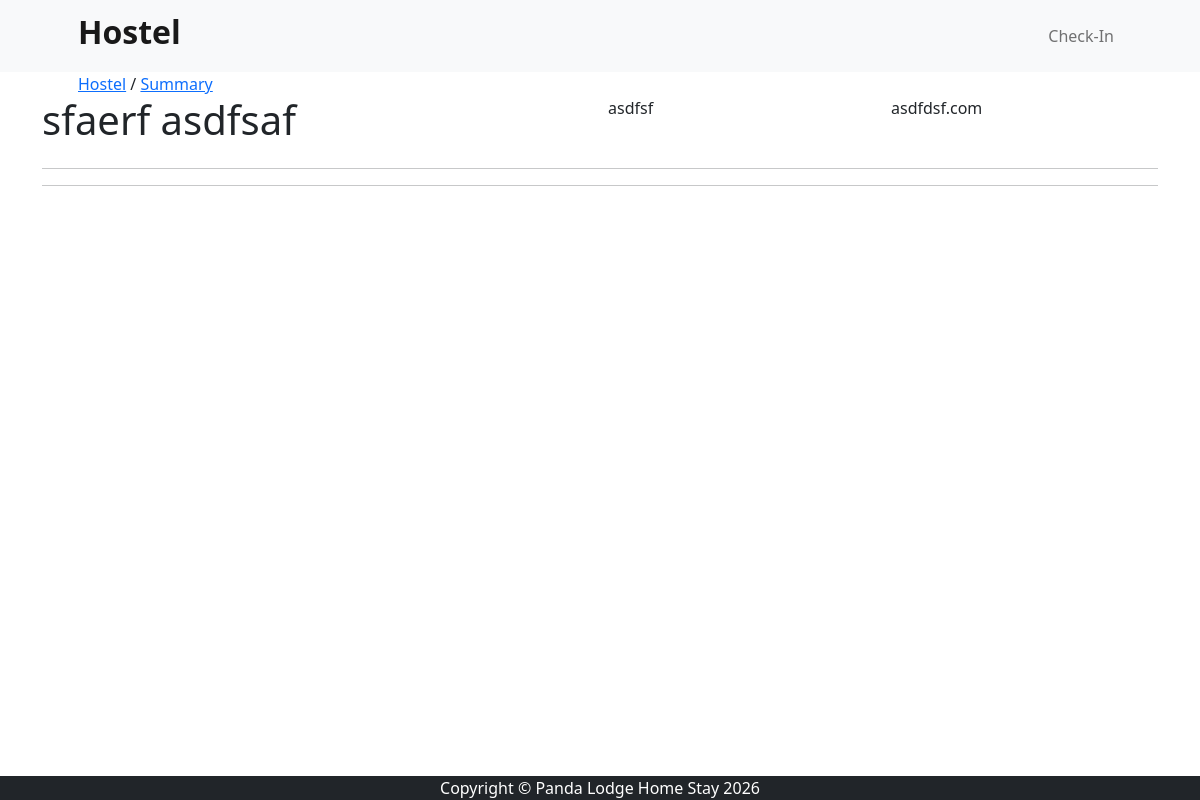
The page /hostel/summary/ (signed in) on the database as committed earlier.
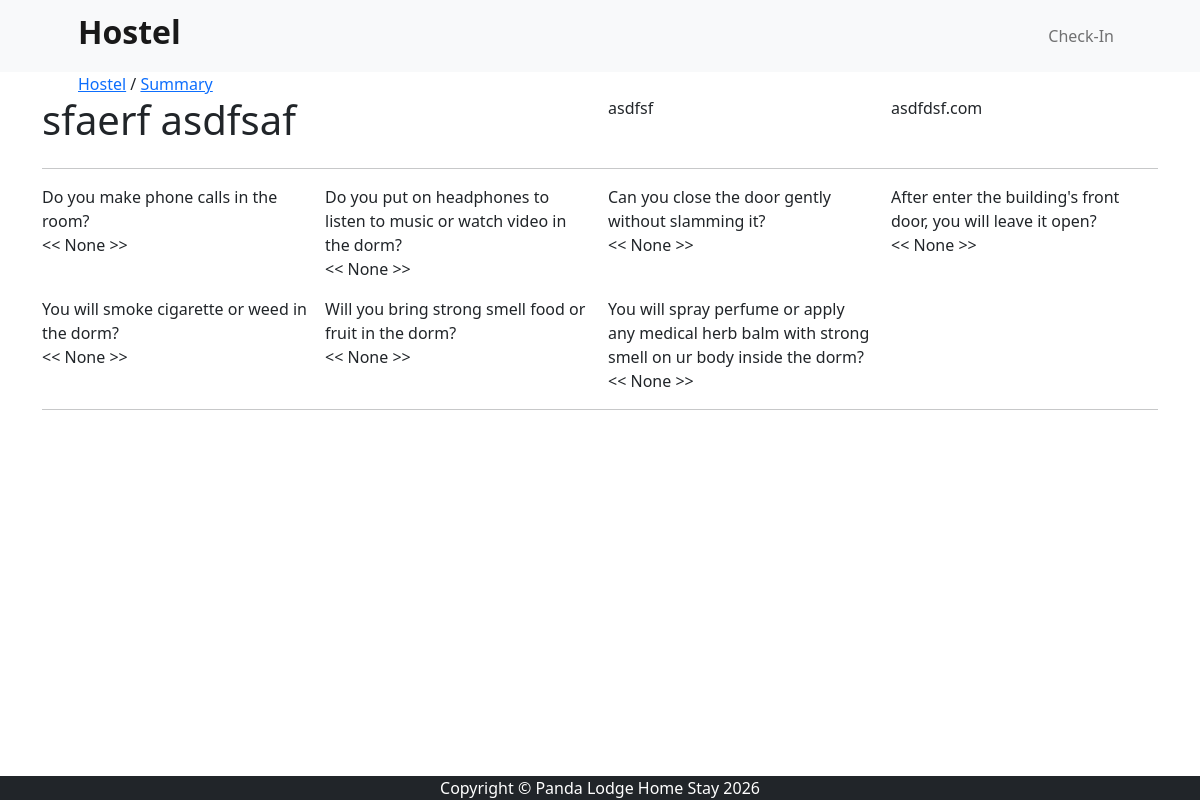
The same page on the database as committed later.
### hostel/models.py (models this page shows, shortened)
class Guest(models.Model):
    date_modified = models.DateTimeField(auto_now=True)
    givenname = models.CharField(max_length=30, blank=True)
    surname = models.CharField(max_length=30, blank=True)
    country = models.CharField(max_length=30, blank=True)
    platform = models.CharField(max_length=30, blank=True)
    passport = CloudinaryField('image', blank=False, null=False)
    terms_answers = models.JSONField(default=dict, blank=True)

class Term(models.Model):
    ANSWER_CHOICES = [
        ('yes', 'Yes'),
        ('no', 'No'),
    ]
    question = models.CharField(max_length=255)
    correct_answer = models.CharField(max_length=10, choices=ANSWER_CHOICES)
    warning_message = models.TextField(blank=True)

### hostel/views.py (the view)
# urls.py: path('summary/', views.summary, name='summary'),
def summary(request):
    guest_id = request.session.get('guest_id')
    if not guest_id:
        return redirect('checkin')
    guest = Guest.objects.get(id=guest_id)
    answers = request.session.get('answers', {})
    guest.terms_answers = answers
    guest.save()
    terms = Term.objects.all()
    return render(request, 'hostel/summary.html', {
        'guest': guest,
        'answers': answers,
        'terms': terms
    })

### cart/context_processors.py (called while the page is built)
def cart(request):
    return {'cart': Cart(request)}

### hostel/h_context_processors.py (called while the page is built)
def h_breadcrumbs(request):
    path = request.path
    parts = path.strip('/').split('/')
    h_breadcrumbs = []
    url = ''
    for part in parts:
        url += f'/{part}'
        h_breadcrumbs.append({'name': part.replace('_', ' ').capitalize(), 'url': url})
    return {'h_breadcrumbs': h_breadcrumbs}

### hostel/templatetags/custom_tags.py (called while the page is built)
@register.filter
def get_item(dictionary, key):
    return dictionary.get(str(key))

### store/context_processors.py (called while the page is built)
def base_breadcrumbs(request):
    path = request.path
    parts = path.strip('/').split('/')
    breadcrumbs = []
    url = ''
    for part in parts:
        url += f'/{part}'
        breadcrumbs.append({'name': part.replace('_', ' ').capitalize(), 'url': url})
    return {'breadcrumbs': breadcrumbs}

### hostel/templates/hostel/summary.html (shortened to what this page needs)
{% extends 'hostel/h_base.html' %}
{% block content %}
{% load custom_tags %}
<div class="container">
  <div class="row g-3">
    <div class="col-6"><h1>{{ guest.givenname }} {{ guest.surname }}</h1></div>
    <div class="col-3">{{ guest.country }}</div>
    <div class="col-3">{{ guest.platform }}.com</div>
  </div>
  <hr>
  <div class="row g-3">
    {% for term in terms %}
    <div class="col-3">
    {{ term.question }} <br>
    << {{ answers|get_item:term.id|stringformat:"s" }} >>
    </div>
    {% endfor %}
  </div>
  <hr>
  <div class="row g-3">
    <div class="col-12">
    </div>
  </div>
</div>
{% endblock %}

### hostel/templates/hostel/h_base.html (shortened to what this page needs)
{% load static %}
<!DOCTYPE html>
<html lang="en">
    <head>
        <link href="https://cdn.jsdelivr.net/npm/bootstrap-icons@1.5.0/font/bootstrap-icons.css" rel="stylesheet" />
        <link href="{% static 'css/styles.css' %}" rel="stylesheet" />
        <link href="{% static 'css/styles_customized.css' %}" rel="stylesheet" />
    </head>
    <body>
        <div class="page-wrapper">
        {% include 'hostel/h_navbar.html' %}
        {% include 'hostel/h_header.html' %}
        {% block content %}
        {% endblock %}
        </div>
        <footer class="py-0 bg-dark">
            <div class="footer"><p class="m-0 text-center text-white">Copyright &copy; Panda Lodge Home Stay 2026</p></div>
        </footer>
    </body>
</html>

### hostel/templates/hostel/h_navbar.html (shortened to what this page needs)
<nav class="navbar navbar-expand-lg navbar-light bg-light">
    <div class="container px-4 px-lg-5">
        <a class="navbar-brand" href="{% url 'checkin' %}"><h2 style="font-weight:bold;">Hostel</h2></a>
        <div class="" id="">
            <ul class="navbar-nav me-auto mb-2 mb-lg-0 ms-lg-4">
                <li class="nav-item">
                    <a class="nav-link {% if request.path == '/checkin/' %}active{% endif %}" href="{% url 'checkin' %}">
                        Check-In
                    </a>
                </li>
            </ul>
        </div>
    </div>
</nav>

### hostel/templates/hostel/h_header.html
{% load url_filters %}
<header>
    <div class="container px-4 px-lg-5">
        <nav>
            {% for crumb in h_breadcrumbs %}
                <a href="{{ crumb.url }}">{{ crumb.name }}</a>
                {% if not forloop.last %} / {% endif %}
            {% endfor %}
        </nav>
    </div>
</header>

### static/css/styles_customized.css (style rules this page uses)
html, body { height: 100%; margin: 0; display: flex; flex-direction: column; }
.page-wrapper { flex: 1; }
.navbar-nav { --bs-nav-link-padding-y: 0.2rem; }

Rows that differ between the two databases and show on the page:
added Term: question "Do you make phone calls in the room?", {{ answers|get_item:term.id|stringformat:"s" }} "None"
added Term: question "Do you put on headphones to listen to music or watch video in the dorm?", {{ answers|get_item:term.id|stringformat:"s" }} "None"
added Term: question "Can you close the door gently without slamming it?", {{ answers|get_item:term.id|stringformat:"s" }} "None"
added Term: question "After enter the building's front door, you will leave it open?", {{ answers|get_item:term.id|stringformat:"s" }} "None"
added Term: question "You will smoke cigarette or weed in the dorm?", {{ answers|get_item:term.id|stringformat:"s" }} "None"
added Term: question "Will you bring strong smell food or fruit in the dorm?", {{ answers|get_item:term.id|stringformat:"s" }} "None"
added Term: question "You will spray perfume or apply any medical herb balm with strong smell on ur body inside the dorm?", {{ answers|get_item:term.id|stringformat:"s" }} "None"
